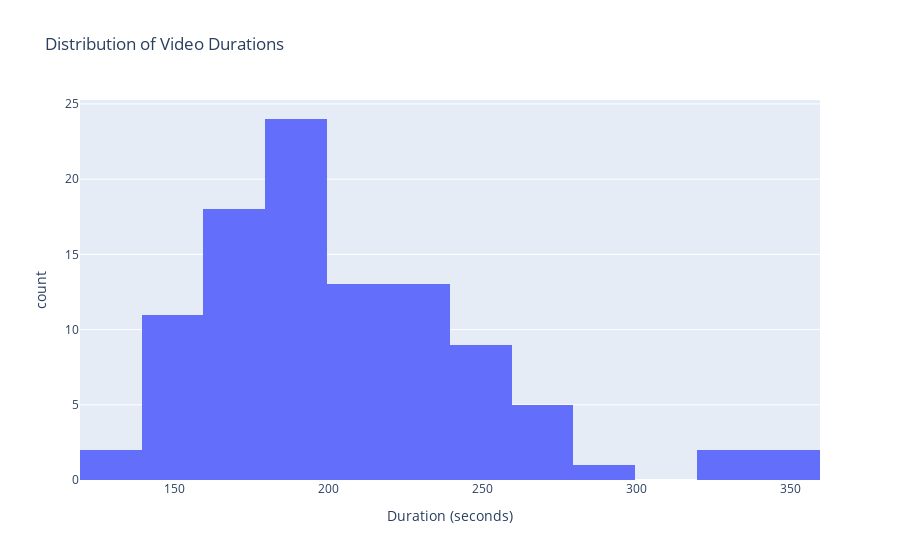

Here is the notebook cell this chart was saved with:
### Code cell
fig = px.histogram(df, x='duration', nbins=20,
                title='Distribution of Video Durations',
                labels={'duration': 'Duration (seconds)'})
fig.show()

### Figure 1 — Plotly figure (JSON) as saved in the notebook; plotly's stock layout.template omitted (floating-point values rounded to 4 significant figures)
{"data": [{"alignmentgroup": "True", "bingroup": "x", "hovertemplate": "Duration (seconds)=%{x}<br>count=%{y}<extra></extra>", "legendgroup": "", "marker": {"color": "#636efa", "pattern": {"shape": ""}}, "name": "", "nbinsx": 20, "offsetgroup": "", "orientation": "v", "showlegend": false, "type": "histogram", "x": [173, 252, 160, 231, 180, 201, 269, 183, 221, 261, 152, 187, 178, 173, 354, 244, 189, 284, 185, 221, 263, 191, 156, 236, 252, 353, 154, 324, 198, 201, 166, 137, 193, 174, 218, 166, 222, 234, 218, 191, 207, 239, 202, 235, 204, 209, 220, 155, 265, 245, 188, 191, 184, 147, 161, 188, 182, 171, 194, 166, 235, 249, 158, 154, 253, 175, 211, 229, 252, 219, 182, 207, 120, 261, 158, 240, 147, 320, 169, 167, 176, 172, 187, 187, 180, 184, 223, 157, 204, 195, 161, 194, 259, 175, 183, 202, 234, 197, 155, 161], "xaxis": "x", "yaxis": "y"}], "layout": {"barmode": "relative", "legend": {"tracegroupgap": 0}, "title": {"text": "Distribution of Video Durations"}, "xaxis": {"anchor": "y", "domain": [0, 1], "title": {"text": "Duration (seconds)"}}, "yaxis": {"anchor": "x", "domain": [0, 1], "title": {"text": "count"}}}}
